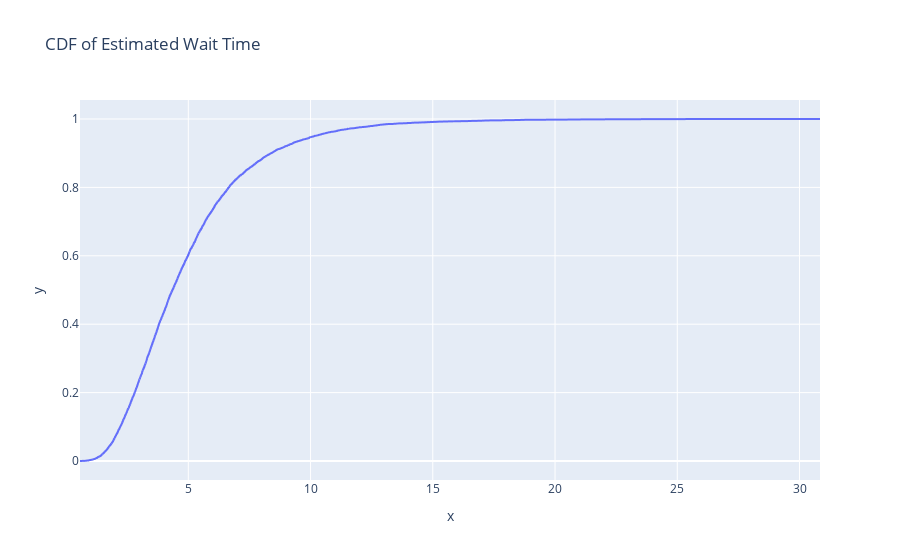

Notebook source saved alongside this figure:
### Code cell
import plotly.express as px

fig = px.line(x=x, y=y, title='CDF of Estimated Wait Time')
fig.show()

### Figure 1 — Plotly figure (JSON) as saved in the notebook; plotly's stock layout.template omitted (floating-point values rounded to 4 significant figures; data arrays with more than 128 entries replaced by an {"elided": "..."} marker saying what was removed)
{"data": [{"hovertemplate": "x=%{x}<br>y=%{y}<extra></extra>", "legendgroup": "", "line": {"color": "#636efa", "dash": "solid"}, "marker": {"symbol": "circle"}, "mode": "lines", "name": "", "showlegend": false, "type": "scattergl", "x": {"elided": "10000 float values"}, "xaxis": "x", "y": {"elided": "10000 float values"}, "yaxis": "y"}], "layout": {"legend": {"tracegroupgap": 0}, "title": {"text": "CDF of Estimated Wait Time"}, "xaxis": {"anchor": "y", "domain": [0, 1], "title": {"text": "x"}}, "yaxis": {"anchor": "x", "domain": [0, 1], "title": {"text": "y"}}}}
